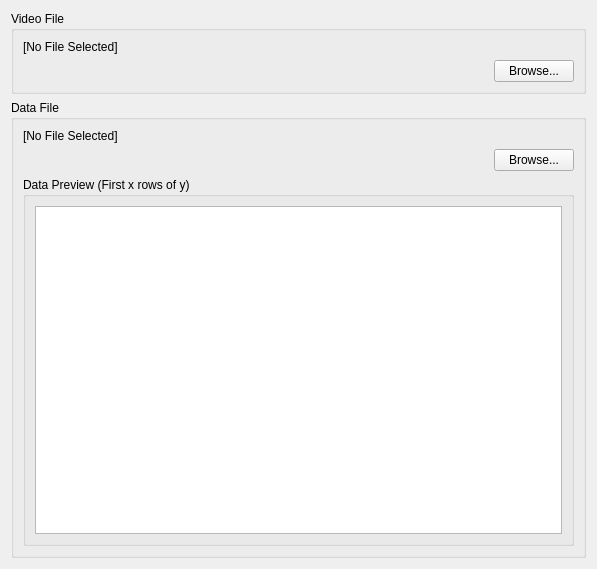
<?xml version="1.0" encoding="UTF-8"?>
<ui version="4.0">
 <class>FileSelector</class>
 <widget class="QWidget" name="FileSelector">
  <property name="geometry">
   <rect>
    <x>0</x>
    <y>0</y>
    <width>597</width>
    <height>569</height>
   </rect>
  </property>
  <property name="windowTitle">
   <string>Form</string>
  </property>
  <layout class="QVBoxLayout" name="verticalLayout_3">
   <item>
    <widget class="QGroupBox" name="groupBox">
     <property name="title">
      <string>Video File</string>
     </property>
     <layout class="QVBoxLayout" name="verticalLayout_2">
      <item>
       <widget class="QLabel" name="label_videoFile">
        <property name="text">
         <string>[No File Selected]</string>
        </property>
        <property name="wordWrap">
         <bool>true</bool>
        </property>
       </widget>
      </item>
      <item>
       <layout class="QHBoxLayout" name="horizontalLayout_2">
        <item>
         <spacer name="horizontalSpacer_2">
          <property name="orientation">
           <enum>Qt::Horizontal</enum>
          </property>
          <property name="sizeHint" stdset="0">
           <size>
            <width>40</width>
            <height>20</height>
           </size>
          </property>
         </spacer>
        </item>
        <item>
         <widget class="QPushButton" name="button_videoBrowse">
          <property name="text">
           <string>Browse...</string>
          </property>
         </widget>
        </item>
       </layout>
      </item>
     </layout>
    </widget>
   </item>
   <item>
    <widget class="QGroupBox" name="groupBox_2">
     <property name="title">
      <string>Data File</string>
     </property>
     <layout class="QVBoxLayout" name="verticalLayout">
      <item>
       <widget class="QLabel" name="label_dataFile">
        <property name="text">
         <string>[No File Selected]</string>
        </property>
       </widget>
      </item>
      <item>
       <layout class="QHBoxLayout" name="horizontalLayout">
        <item>
         <spacer name="horizontalSpacer">
          <property name="orientation">
           <enum>Qt::Horizontal</enum>
          </property>
          <property name="sizeHint" stdset="0">
           <size>
            <width>40</width>
            <height>20</height>
           </size>
          </property>
         </spacer>
        </item>
        <item>
         <widget class="QPushButton" name="button_dataBrowse">
          <property name="text">
           <string>Browse...</string>
          </property>
         </widget>
        </item>
       </layout>
      </item>
      <item>
       <widget class="QGroupBox" name="group_dataPreview">
        <property name="title">
         <string>Data Preview (First x rows of y)</string>
        </property>
        <layout class="QVBoxLayout" name="verticalLayout_4">
         <item>
          <widget class="QTableWidget" name="tableWidget">
           <property name="editTriggers">
            <set>QAbstractItemView::NoEditTriggers</set>
           </property>
           <property name="rowCount">
            <number>0</number>
           </property>
           <attribute name="horizontalHeaderShowSortIndicator" stdset="0">
            <bool>false</bool>
           </attribute>
          </widget>
         </item>
        </layout>
       </widget>
      </item>
     </layout>
    </widget>
   </item>
  </layout>
 </widget>
 <resources/>
 <connections/>
</ui>
